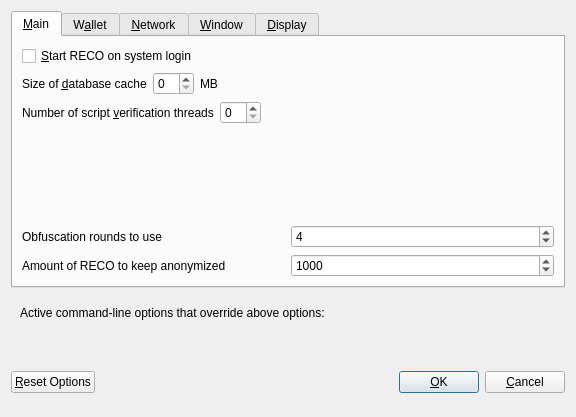
<?xml version="1.0" encoding="UTF-8"?>
<ui version="4.0">
 <class>OptionsDialog</class>
 <widget class="QDialog" name="OptionsDialog">
  <property name="geometry">
   <rect>
    <x>0</x>
    <y>0</y>
    <width>576</width>
    <height>417</height>
   </rect>
  </property>
  <property name="windowTitle">
   <string>Options</string>
  </property>
  <property name="modal">
   <bool>true</bool>
  </property>
  <layout class="QVBoxLayout" name="verticalLayout">
   <item>
    <widget class="QTabWidget" name="tabWidget">
     <property name="currentIndex">
      <number>0</number>
     </property>
     <widget class="QWidget" name="tabMain">
      <attribute name="title">
       <string>&amp;Main</string>
      </attribute>
      <layout class="QVBoxLayout" name="verticalLayout_Main">
       <item>
        <widget class="QCheckBox" name="bitcoinAtStartup">
         <property name="toolTip">
          <string>Automatically start RECO after logging in to the system.</string>
         </property>
         <property name="text">
          <string>&amp;Start RECO on system login</string>
         </property>
        </widget>
       </item>
       <item>
        <layout class="QHBoxLayout" name="horizontalLayout_2_Main">
         <item>
          <widget class="QLabel" name="databaseCacheLabel">
           <property name="text">
            <string>Size of &amp;database cache</string>
           </property>
           <property name="textFormat">
            <enum>Qt::PlainText</enum>
           </property>
           <property name="buddy">
            <cstring>databaseCache</cstring>
           </property>
          </widget>
         </item>
         <item>
          <widget class="QSpinBox" name="databaseCache"/>
         </item>
         <item>
          <widget class="QLabel" name="databaseCacheUnitLabel">
           <property name="text">
            <string>MB</string>
           </property>
           <property name="textFormat">
            <enum>Qt::PlainText</enum>
           </property>
          </widget>
         </item>
         <item>
          <spacer name="horizontalSpacer_2_Main">
           <property name="orientation">
            <enum>Qt::Horizontal</enum>
           </property>
           <property name="sizeHint" stdset="0">
            <size>
             <width>40</width>
             <height>20</height>
            </size>
           </property>
          </spacer>
         </item>
        </layout>
       </item>
       <item>
        <layout class="QHBoxLayout" name="horizontalLayout_3_Main">
         <item>
          <widget class="QLabel" name="threadsScriptVerifLabel">
           <property name="text">
            <string>Number of script &amp;verification threads</string>
           </property>
           <property name="textFormat">
            <enum>Qt::PlainText</enum>
           </property>
           <property name="buddy">
            <cstring>threadsScriptVerif</cstring>
           </property>
          </widget>
         </item>
         <item>
          <widget class="QSpinBox" name="threadsScriptVerif">
           <property name="toolTip">
            <string>(0 = auto, &lt;0 = leave that many cores free)</string>
           </property>
          </widget>
         </item>
         <item>
          <spacer name="horizontalSpacer_3_Main">
           <property name="orientation">
            <enum>Qt::Horizontal</enum>
           </property>
           <property name="sizeHint" stdset="0">
            <size>
             <width>40</width>
             <height>20</height>
            </size>
           </property>
          </spacer>
         </item>
        </layout>
       </item>
       <item>
        <spacer name="verticalSpacer_Main">
         <property name="orientation">
          <enum>Qt::Vertical</enum>
         </property>
         <property name="sizeHint" stdset="0">
          <size>
           <width>20</width>
           <height>40</height>
          </size>
         </property>
        </spacer>
       </item>
       <item>
        <layout class="QHBoxLayout" name="horizontalLayout_4_Main">
         <item>
          <widget class="QLabel" name="label">
           <property name="toolTip">
            <string>This setting determines the amount of individual masternodes that an input will be anonymized through.&lt;br/&gt;More rounds of anonymization gives a higher degree of privacy, but also costs more in fees.</string>
           </property>
           <property name="text">
            <string>Obfuscation rounds to use</string>
           </property>
          </widget>
         </item>
         <item>
          <widget class="QSpinBox" name="obfuscationRounds">
           <property name="minimum">
            <number>2</number>
           </property>
           <property name="maximum">
            <number>8</number>
           </property>
           <property name="value">
            <number>4</number>
           </property>
          </widget>
         </item>
        </layout>
       </item>
       <item>
        <layout class="QHBoxLayout" name="horizontalLayout">
         <item>
          <widget class="QLabel" name="label_2">
           <property name="toolTip">
            <string>This amount acts as a threshold to turn off Obfuscation once it's reached.</string>
           </property>
           <property name="statusTip">
            <string notr="true"/>
           </property>
           <property name="whatsThis">
            <string notr="true"/>
           </property>
           <property name="accessibleName">
            <string notr="true"/>
           </property>
           <property name="accessibleDescription">
            <string notr="true"/>
           </property>
           <property name="text">
            <string>Amount of RECO to keep anonymized</string>
           </property>
          </widget>
         </item>
         <item>
          <widget class="QSpinBox" name="anonymizeRECO">
           <property name="minimum">
            <number>100</number>
           </property>
           <property name="maximum">
            <number>100000</number>
           </property>
           <property name="singleStep">
            <number>100</number>
           </property>
           <property name="value">
            <number>1000</number>
           </property>
          </widget>
         </item>
        </layout>
       </item>
      </layout>
     </widget>
     <widget class="QWidget" name="tabWallet">
      <attribute name="title">
       <string>W&amp;allet</string>
      </attribute>
      <layout class="QVBoxLayout" name="verticalLayout_Wallet">
       <item>
        <widget class="QGroupBox" name="groupBox">
         <property name="title">
          <string>Expert</string>
         </property>
         <layout class="QVBoxLayout" name="verticalLayout_2">
          <item>
           <widget class="QCheckBox" name="coinControlFeatures">
            <property name="toolTip">
             <string>Whether to show coin control features or not.</string>
            </property>
            <property name="text">
             <string>Enable coin &amp;control features</string>
            </property>
           </widget>
          </item>
          <item>
           <widget class="QCheckBox" name="showMasternodesTab">
            <property name="toolTip">
             <string>Show additional tab listing all your masternodes in first sub-tab&lt;br/&gt;and all masternodes on the network in second sub-tab.</string>
            </property>
            <property name="text">
             <string>Show Masternodes Tab</string>
            </property>
           </widget>
          </item>
          <item>
           <widget class="QCheckBox" name="spendZeroConfChange">
            <property name="toolTip">
             <string>If you disable the spending of unconfirmed change, the change from a transaction&lt;br/&gt;cannot be used until that transaction has at least one confirmation.&lt;br/&gt;This also affects how your balance is computed.</string>
            </property>
            <property name="text">
             <string>&amp;Spend unconfirmed change</string>
            </property>
           </widget>
          </item>
         </layout>
        </widget>
       </item>
       <item>
        <spacer name="verticalSpacer_Wallet">
         <property name="orientation">
          <enum>Qt::Vertical</enum>
         </property>
         <property name="sizeHint" stdset="0">
          <size>
           <width>20</width>
           <height>40</height>
          </size>
         </property>
        </spacer>
       </item>
      </layout>
     </widget>
     <widget class="QWidget" name="tabNetwork">
      <attribute name="title">
       <string>&amp;Network</string>
      </attribute>
      <layout class="QVBoxLayout" name="verticalLayout_Network">
       <item>
        <widget class="QCheckBox" name="mapPortUpnp">
         <property name="toolTip">
          <string>Automatically open the RECO client port on the router. This only works when your router supports UPnP and it is enabled.</string>
         </property>
         <property name="text">
          <string>Map port using &amp;UPnP</string>
         </property>
        </widget>
       </item>
       <item>
        <widget class="QCheckBox" name="allowIncoming">
         <property name="toolTip">
          <string>Accept connections from outside</string>
         </property>
         <property name="text">
          <string>Allow incoming connections</string>
         </property>
        </widget>
       </item>
       <item>
        <widget class="QCheckBox" name="connectSocks">
         <property name="toolTip">
          <string>Connect to the RECO network through a SOCKS5 proxy.</string>
         </property>
         <property name="text">
          <string>&amp;Connect through SOCKS5 proxy (default proxy):</string>
         </property>
        </widget>
       </item>
       <item>
        <layout class="QHBoxLayout" name="horizontalLayout_1_Network">
         <item>
          <widget class="QLabel" name="proxyIpLabel">
           <property name="text">
            <string>Proxy &amp;IP:</string>
           </property>
           <property name="textFormat">
            <enum>Qt::PlainText</enum>
           </property>
           <property name="buddy">
            <cstring>proxyIp</cstring>
           </property>
          </widget>
         </item>
         <item>
          <widget class="QValidatedLineEdit" name="proxyIp">
           <property name="minimumSize">
            <size>
             <width>140</width>
             <height>0</height>
            </size>
           </property>
           <property name="maximumSize">
            <size>
             <width>140</width>
             <height>16777215</height>
            </size>
           </property>
           <property name="toolTip">
            <string>IP address of the proxy (e.g. IPv4: 127.0.0.1 / IPv6: ::1)</string>
           </property>
          </widget>
         </item>
         <item>
          <widget class="QLabel" name="proxyPortLabel">
           <property name="text">
            <string>&amp;Port:</string>
           </property>
           <property name="textFormat">
            <enum>Qt::PlainText</enum>
           </property>
           <property name="buddy">
            <cstring>proxyPort</cstring>
           </property>
          </widget>
         </item>
         <item>
          <widget class="QLineEdit" name="proxyPort">
           <property name="minimumSize">
            <size>
             <width>55</width>
             <height>0</height>
            </size>
           </property>
           <property name="maximumSize">
            <size>
             <width>55</width>
             <height>16777215</height>
            </size>
           </property>
           <property name="toolTip">
            <string>Port of the proxy (e.g. 9050)</string>
           </property>
          </widget>
         </item>
         <item>
          <spacer name="horizontalSpacer_1_Network">
           <property name="orientation">
            <enum>Qt::Horizontal</enum>
           </property>
           <property name="sizeHint" stdset="0">
            <size>
             <width>40</width>
             <height>20</height>
            </size>
           </property>
          </spacer>
         </item>
        </layout>
       </item>
       <item>
        <spacer name="verticalSpacer_Network">
         <property name="orientation">
          <enum>Qt::Vertical</enum>
         </property>
         <property name="sizeHint" stdset="0">
          <size>
           <width>20</width>
           <height>40</height>
          </size>
         </property>
        </spacer>
       </item>
      </layout>
     </widget>
     <widget class="QWidget" name="tabWindow">
      <attribute name="title">
       <string>&amp;Window</string>
      </attribute>
      <layout class="QVBoxLayout" name="verticalLayout_Window">
       <item>
        <widget class="QCheckBox" name="minimizeToTray">
         <property name="toolTip">
          <string>Show only a tray icon after minimizing the window.</string>
         </property>
         <property name="text">
          <string>&amp;Minimize to the tray instead of the taskbar</string>
         </property>
        </widget>
       </item>
       <item>
        <widget class="QCheckBox" name="minimizeOnClose">
         <property name="toolTip">
          <string>Minimize instead of exit the application when the window is closed. When this option is enabled, the application will be closed only after selecting Quit in the menu.</string>
         </property>
         <property name="text">
          <string>M&amp;inimize on close</string>
         </property>
        </widget>
       </item>
       <item>
        <spacer name="verticalSpacer_Window">
         <property name="orientation">
          <enum>Qt::Vertical</enum>
         </property>
         <property name="sizeHint" stdset="0">
          <size>
           <width>20</width>
           <height>40</height>
          </size>
         </property>
        </spacer>
       </item>
      </layout>
     </widget>
     <widget class="QWidget" name="tabDisplay">
      <attribute name="title">
       <string>&amp;Display</string>
      </attribute>
      <layout class="QVBoxLayout" name="verticalLayout_Display">
       <item>
        <layout class="QHBoxLayout" name="horizontalLayout_1_Display">
         <item>
          <widget class="QLabel" name="langLabel">
           <property name="text">
            <string>User Interface &amp;language:</string>
           </property>
           <property name="textFormat">
            <enum>Qt::PlainText</enum>
           </property>
           <property name="buddy">
            <cstring>lang</cstring>
           </property>
          </widget>
         </item>
         <item>
          <widget class="QValueComboBox" name="lang">
           <property name="toolTip">
            <string>The user interface language can be set here. This setting will take effect after restarting RECO.</string>
           </property>
          </widget>
         </item>
        </layout>
       </item>
       <item>
        <widget class="QLabel" name="label_3">
         <property name="toolTip">
          <string notr="true"/>
         </property>
         <property name="statusTip">
          <string notr="true"/>
         </property>
         <property name="whatsThis">
          <string notr="true"/>
         </property>
         <property name="accessibleName">
          <string notr="true"/>
         </property>
         <property name="text">
          <string>Language missing or translation incomplete? Help contributing translations here:
https://www.transifex.com/reco-project/reco-project-translations</string>
         </property>
         <property name="wordWrap">
          <bool>true</bool>
         </property>
         <property name="openExternalLinks">
          <bool>true</bool>
         </property>
         <property name="textInteractionFlags">
          <set>Qt::TextBrowserInteraction</set>
         </property>
        </widget>
       </item>
       <item>
        <layout class="QHBoxLayout" name="horizontalLayout_4_Display" stretch="0,0">
         <item>
          <widget class="QLabel" name="themeLabel">
           <property name="text">
            <string>User Interface Theme:</string>
           </property>
          </widget>
         </item>
         <item>
          <widget class="QValueComboBox" name="theme"/>
         </item>
        </layout>
       </item>
       <item>
        <widget class="Line" name="line">
         <property name="orientation">
          <enum>Qt::Horizontal</enum>
         </property>
        </widget>
       </item>
       <item>
        <layout class="QHBoxLayout" name="horizontalLayout_2_Display">
         <item>
          <widget class="QLabel" name="unitLabel">
           <property name="text">
            <string>&amp;Unit to show amounts in:</string>
           </property>
           <property name="textFormat">
            <enum>Qt::PlainText</enum>
           </property>
           <property name="buddy">
            <cstring>unit</cstring>
           </property>
          </widget>
         </item>
         <item>
          <widget class="QValueComboBox" name="unit">
           <property name="toolTip">
            <string>Choose the default subdivision unit to show in the interface and when sending coins.</string>
           </property>
          </widget>
         </item>
        </layout>
       </item>
       <item>
        <layout class="QHBoxLayout" name="horizontalLayout_5_Display">
         <item>
          <widget class="QLabel" name="digitsLabel">
           <property name="text">
            <string>Decimal digits</string>
           </property>
          </widget>
         </item>
         <item>
          <widget class="QValueComboBox" name="digits"/>
         </item>
        </layout>
       </item>
       <item>
        <layout class="QHBoxLayout" name="horizontalLayout_3_Display">
         <item>
          <widget class="QLabel" name="thirdPartyTxUrlsLabel">
           <property name="toolTip">
            <string>Third party URLs (e.g. a block explorer) that appear in the transactions tab as context menu items. %s in the URL is replaced by transaction hash. Multiple URLs are separated by vertical bar |.</string>
           </property>
           <property name="text">
            <string>Third party transaction URLs</string>
           </property>
           <property name="buddy">
            <cstring>thirdPartyTxUrls</cstring>
           </property>
          </widget>
         </item>
         <item>
          <widget class="QLineEdit" name="thirdPartyTxUrls">
           <property name="toolTip">
            <string>Third party URLs (e.g. a block explorer) that appear in the transactions tab as context menu items. %s in the URL is replaced by transaction hash. Multiple URLs are separated by vertical bar |.</string>
           </property>
          </widget>
         </item>
        </layout>
       </item>
       <item>
        <spacer name="verticalSpacer">
         <property name="orientation">
          <enum>Qt::Vertical</enum>
         </property>
         <property name="sizeHint" stdset="0">
          <size>
           <width>20</width>
           <height>40</height>
          </size>
         </property>
        </spacer>
       </item>
      </layout>
     </widget>
    </widget>
   </item>
   <item>
    <widget class="QFrame" name="frame">
     <layout class="QVBoxLayout" name="verticalLayout_Bottom">
      <item>
       <layout class="QHBoxLayout" name="horizontalLayout_Bottom">
        <item>
         <widget class="QLabel" name="overriddenByCommandLineInfoLabel">
          <property name="text">
           <string>Active command-line options that override above options:</string>
          </property>
          <property name="textFormat">
           <enum>Qt::PlainText</enum>
          </property>
         </widget>
        </item>
        <item>
         <spacer name="horizontalSpacer_Bottom">
          <property name="orientation">
           <enum>Qt::Horizontal</enum>
          </property>
          <property name="sizeHint" stdset="0">
           <size>
            <width>40</width>
            <height>20</height>
           </size>
          </property>
         </spacer>
        </item>
       </layout>
      </item>
      <item>
       <widget class="QLabel" name="overriddenByCommandLineLabel">
        <property name="text">
         <string/>
        </property>
        <property name="textFormat">
         <enum>Qt::PlainText</enum>
        </property>
        <property name="wordWrap">
         <bool>true</bool>
        </property>
       </widget>
      </item>
     </layout>
    </widget>
   </item>
   <item>
    <layout class="QHBoxLayout" name="horizontalLayout_Buttons">
     <item>
      <widget class="QPushButton" name="resetButton">
       <property name="toolTip">
        <string>Reset all client options to default.</string>
       </property>
       <property name="text">
        <string>&amp;Reset Options</string>
       </property>
       <property name="autoDefault">
        <bool>false</bool>
       </property>
      </widget>
     </item>
     <item>
      <spacer name="horizontalSpacer_1">
       <property name="orientation">
        <enum>Qt::Horizontal</enum>
       </property>
       <property name="sizeHint" stdset="0">
        <size>
         <width>40</width>
         <height>48</height>
        </size>
       </property>
      </spacer>
     </item>
     <item>
      <widget class="QLabel" name="statusLabel">
       <property name="minimumSize">
        <size>
         <width>200</width>
         <height>0</height>
        </size>
       </property>
       <property name="font">
        <font>
         <weight>75</weight>
         <bold>true</bold>
        </font>
       </property>
       <property name="text">
        <string/>
       </property>
       <property name="textFormat">
        <enum>Qt::PlainText</enum>
       </property>
       <property name="wordWrap">
        <bool>true</bool>
       </property>
      </widget>
     </item>
     <item>
      <spacer name="horizontalSpacer_2">
       <property name="orientation">
        <enum>Qt::Horizontal</enum>
       </property>
       <property name="sizeHint" stdset="0">
        <size>
         <width>40</width>
         <height>48</height>
        </size>
       </property>
      </spacer>
     </item>
     <item>
      <widget class="QPushButton" name="okButton">
       <property name="text">
        <string>&amp;OK</string>
       </property>
       <property name="autoDefault">
        <bool>false</bool>
       </property>
       <property name="default">
        <bool>true</bool>
       </property>
      </widget>
     </item>
     <item>
      <widget class="QPushButton" name="cancelButton">
       <property name="text">
        <string>&amp;Cancel</string>
       </property>
       <property name="autoDefault">
        <bool>false</bool>
       </property>
      </widget>
     </item>
    </layout>
   </item>
  </layout>
 </widget>
 <customwidgets>
  <customwidget>
   <class>QValidatedLineEdit</class>
   <extends>QLineEdit</extends>
   <header>qvalidatedlineedit.h</header>
  </customwidget>
  <customwidget>
   <class>QValueComboBox</class>
   <extends>QComboBox</extends>
   <header>qvaluecombobox.h</header>
  </customwidget>
 </customwidgets>
 <resources/>
 <connections/>
</ui>
